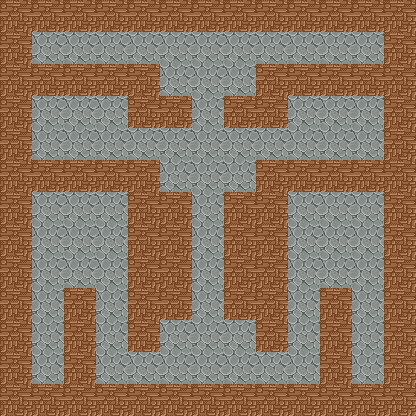

This game map was drawn from its Tiled (.tmx) file and the tilesets committed beside it. A one-line description and the full map source follow:
An orthogonal 13x13 tile map with 32x32 px tiles, 2 tile layers (background, wall) and 29 objects.

<map version="1.0" tiledversion="2018.04.18" orientation="orthogonal" renderorder="right-up" width="13" height="13" tilewidth="32" tileheight="32" infinite="0" nextobjectid="117">
 <tileset firstgid="1" source="terrain.tsx" />
 <layer name="background" width="13" height="13">
  <data encoding="csv">
1,1,1,1,1,1,1,1,1,1,1,1,1,
1,1,1,1,1,1,1,1,1,1,1,1,1,
1,1,1,1,1,1,1,1,1,1,1,1,1,
1,1,1,1,1,1,1,1,1,1,1,1,1,
1,1,1,1,1,1,1,1,1,1,1,1,1,
1,1,1,1,1,1,1,1,1,1,1,1,1,
1,1,1,1,1,1,1,1,1,1,1,1,1,
1,1,1,1,1,1,1,1,1,1,1,1,1,
1,1,1,1,1,1,1,1,1,1,1,1,1,
1,1,1,1,1,1,1,1,1,1,1,1,1,
1,1,1,1,1,1,1,1,1,1,1,1,1,
1,1,1,1,1,1,1,1,1,1,1,1,1,
1,1,1,1,1,1,1,1,1,1,1,1,1
</data>
 </layer>
 <layer name="wall" width="13" height="13">
  <data encoding="csv">
2,2,2,2,2,2,2,2,2,2,2,2,2,
2,0,0,0,0,0,0,0,0,0,0,0,2,
2,2,2,2,2,0,0,0,2,2,2,2,2,
2,0,0,0,2,2,0,2,2,0,0,0,2,
2,0,0,0,0,0,0,0,0,0,0,0,2,
2,2,2,2,2,0,0,0,2,2,2,2,2,
2,0,0,0,2,2,0,2,2,0,0,0,2,
2,0,0,0,2,2,0,2,2,0,0,0,2,
2,0,0,0,2,2,0,2,2,0,0,0,2,
2,0,2,0,2,2,0,2,2,0,2,0,2,
2,0,2,0,2,0,0,0,2,0,2,0,2,
2,0,2,0,0,0,0,0,0,0,2,0,2,
2,2,2,2,2,2,2,2,2,2,2,2,2
</data>
 </layer>
 <objectgroup name="enemy">
  <object id="4" x="192" y="128" width="32" height="32">
   <properties>
    <property name="enemy_id" type="int" value="3" />
   </properties>
  </object>
  <object id="15" x="320" y="128" width="32" height="32">
   <properties>
    <property name="enemy_id" type="int" value="2" />
   </properties>
  </object>
  <object id="59" x="288" y="96" width="32" height="32">
   <properties>
    <property name="enemy_id" type="int" value="1" />
   </properties>
  </object>
  <object id="61" x="352" y="96" width="32" height="32">
   <properties>
    <property name="enemy_id" type="int" value="1" />
   </properties>
  </object>
  <object id="62" x="320" y="96" width="32" height="32">
   <properties>
    <property name="enemy_id" type="int" value="1" />
   </properties>
  </object>
  <object id="77" x="96" y="192" width="32" height="32">
   <properties>
    <property name="enemy_id" type="int" value="1" />
   </properties>
  </object>
  <object id="78" x="64" y="224" width="32" height="32">
   <properties>
    <property name="enemy_id" type="int" value="2" />
   </properties>
  </object>
  <object id="79" x="256" y="352" width="32" height="32">
   <properties>
    <property name="enemy_id" type="int" value="13" />
   </properties>
  </object>
  <object id="80" x="288" y="192" width="32" height="32">
   <properties>
    <property name="enemy_id" type="int" value="1" />
   </properties>
  </object>
  <object id="81" x="128" y="352" width="32" height="32">
   <properties>
    <property name="enemy_id" type="int" value="13" />
   </properties>
  </object>
  <object id="85" x="320" y="224" width="32" height="32">
   <properties>
    <property name="enemy_id" type="int" value="2" />
   </properties>
  </object>
  <object id="88" x="352" y="192" width="32" height="32">
   <properties>
    <property name="enemy_id" type="int" value="1" />
   </properties>
  </object>
  <object id="90" x="32" y="96" width="32" height="32">
   <properties>
    <property name="enemy_id" type="int" value="1" />
   </properties>
  </object>
  <object id="96" x="32" y="192" width="32" height="32">
   <properties>
    <property name="enemy_id" type="int" value="1" />
   </properties>
  </object>
  <object id="106" x="64" y="128" width="32" height="32">
   <properties>
    <property name="enemy_id" type="int" value="2" />
   </properties>
  </object>
  <object id="107" x="96" y="96" width="32" height="32">
   <properties>
    <property name="enemy_id" type="int" value="1" />
   </properties>
  </object>
  <object id="108" x="64" y="96" width="32" height="32">
   <properties>
    <property name="enemy_id" type="int" value="1" />
   </properties>
  </object>
 </objectgroup>
 <objectgroup name="Articles">
  <object id="86" x="352" y="352" width="32" height="32">
   <properties>
    <property name="articles_id" type="int" value="6" />
   </properties>
  </object>
  <object id="109" x="320" y="192" width="32" height="32">
   <properties>
    <property name="articles_id" type="int" value="1" />
   </properties>
  </object>
  <object id="110" x="64" y="192" width="32" height="32">
   <properties>
    <property name="articles_id" type="int" value="2" />
   </properties>
  </object>
 </objectgroup>
 <objectgroup name="Teleport">
  <object id="38" x="192" y="32" width="32" height="32">
   <properties>
    <property name="direction" type="int" value="1" />
    <property name="targetNum" type="int" value="11" />
    <property name="teleport_id" type="int" value="2" />
   </properties>
  </object>
  <object id="40" x="32" y="352" width="32" height="32">
   <properties>
    <property name="direction" type="int" value="4" />
    <property name="targetNum" type="int" value="9" />
    <property name="teleport_id" type="int" value="1" />
   </properties>
  </object>
 </objectgroup>
 <objectgroup name="Npc" />
 <objectgroup name="door">
  <object id="100" x="256" y="128" width="32" height="32">
   <properties>
    <property name="door_id" type="int" value="4" />
   </properties>
  </object>
  <object id="111" x="128" y="128" width="32" height="32">
   <properties>
    <property name="door_id" type="int" value="4" />
   </properties>
  </object>
  <object id="112" x="32" y="288" width="32" height="32">
   <properties>
    <property name="door_id" type="int" value="1" />
   </properties>
  </object>
  <object id="113" x="96" y="288" width="32" height="32">
   <properties>
    <property name="door_id" type="int" value="1" />
   </properties>
  </object>
  <object id="114" x="192" y="288" width="32" height="32">
   <properties>
    <property name="door_id" type="int" value="3" />
   </properties>
  </object>
  <object id="115" x="288" y="288" width="32" height="32">
   <properties>
    <property name="door_id" type="int" value="1" />
   </properties>
  </object>
  <object id="116" x="352" y="288" width="32" height="32">
   <properties>
    <property name="door_id" type="int" value="1" />
   </properties>
  </object>
 </objectgroup>
</map>